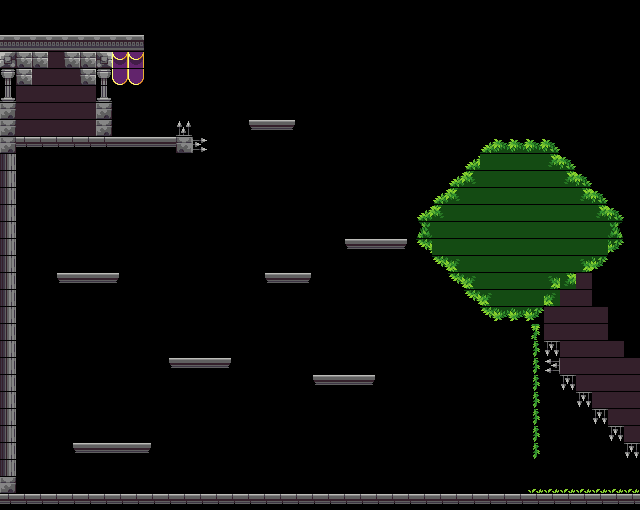

Below is a game level as drawn by its tile map, then a one-line description and the .tmx file that defines it, in full:
An orthogonal 40x30 tile map with 16x17 px tiles, 1 tile layer (Слой тайлов 1), 2 tilesets.

<map version="1.10" tiledversion="1.11.1" orientation="orthogonal" renderorder="right-down" width="40" height="30" tilewidth="16" tileheight="17" infinite="0" nextlayerid="2" nextobjectid="1">
 <tileset firstgid="1" source="Assets.tsx" />
 <tileset firstgid="141" source="coins.tsx" />
 <layer id="1" name="Слой тайлов 1" width="40" height="30">
  <data encoding="csv">
0,0,0,0,0,0,0,0,0,0,0,0,0,0,0,0,0,0,0,0,0,0,0,0,0,0,0,0,0,0,0,0,0,0,0,0,0,0,0,0,
0,0,0,0,0,0,0,0,0,0,0,0,0,0,0,0,0,0,0,0,0,0,0,0,0,0,0,0,0,0,0,0,0,0,0,0,0,0,0,0,
58,58,58,58,58,58,58,58,58,0,0,0,0,0,0,0,0,0,0,0,0,0,0,0,0,0,0,0,0,0,0,0,0,0,0,0,0,0,0,0,
57,1,1,72,1,1,59,60,60,0,0,0,0,0,0,0,0,0,0,0,0,0,0,0,0,0,0,0,0,0,0,0,0,0,0,0,0,0,0,0,
99,1,72,72,72,1,99,74,74,0,0,0,0,0,0,0,0,0,0,0,0,0,0,0,0,0,0,0,0,0,0,0,0,0,0,0,0,0,0,0,
113,72,72,72,72,72,113,0,0,0,0,0,0,0,0,0,0,0,0,0,0,0,0,0,0,0,0,0,0,0,0,0,0,0,0,0,0,0,0,0,
85,72,72,72,72,72,85,0,0,0,0,0,0,0,0,0,0,0,0,0,0,0,0,0,0,0,0,0,0,0,0,0,0,0,0,0,0,0,0,0,
85,72,72,72,72,72,85,0,0,0,0,81,0,0,0,127,129,129,130,0,0,0,0,0,0,0,0,0,0,0,0,0,0,0,0,0,0,0,0,0,
85,128,128,128,128,128,128,129,129,129,129,87,96,0,0,0,0,0,0,0,0,0,0,0,0,0,0,0,0,0,6,7,7,7,8,0,0,0,0,0,
73,0,0,0,0,0,0,0,0,0,0,0,0,0,0,0,0,0,0,0,0,0,0,0,0,0,0,0,0,19,35,35,35,35,22,23,0,0,0,0,
73,0,0,0,0,0,0,0,0,0,0,0,0,0,0,0,0,0,0,0,0,0,0,0,0,0,0,0,19,20,35,35,35,35,35,22,23,0,0,0,
73,0,0,0,0,0,0,0,0,0,0,0,0,0,0,0,0,0,0,0,0,0,0,0,0,0,0,19,20,35,35,35,35,35,35,35,22,23,0,0,
73,0,0,0,0,0,0,0,0,0,0,0,0,0,0,0,0,0,0,0,0,0,0,0,0,0,19,20,35,35,35,35,35,35,35,35,35,22,23,0,
73,0,0,0,0,0,0,0,0,0,0,0,0,0,0,0,0,0,0,0,0,0,0,0,0,0,33,21,35,35,35,35,35,35,35,35,35,35,37,0,
73,0,0,0,0,0,0,0,0,0,0,0,0,0,0,0,0,0,0,0,0,127,129,129,129,130,62,21,35,35,35,35,35,35,35,35,35,35,51,0,
73,0,0,0,0,0,0,0,0,0,0,0,0,0,0,0,0,0,0,0,0,0,0,0,0,0,0,62,48,35,35,35,35,35,35,49,50,51,0,0,
73,0,0,127,129,129,129,130,0,0,0,0,0,0,0,0,127,129,129,130,0,0,0,0,0,0,0,0,62,48,35,35,35,49,50,22,40,0,0,0,
73,0,0,0,0,0,0,0,0,0,0,0,0,0,0,0,0,0,0,0,0,0,0,0,0,0,0,0,0,62,48,35,35,49,48,40,40,0,0,0,
73,0,0,0,0,0,0,0,0,0,0,0,0,0,0,0,0,0,0,0,0,0,0,0,0,0,0,0,0,0,62,63,63,64,40,40,40,40,0,0,
73,0,0,0,0,0,0,0,0,0,0,0,0,0,0,0,0,0,0,0,0,0,0,0,0,0,0,0,0,0,0,0,0,83,40,40,40,40,0,0,
73,0,0,0,0,0,0,0,0,0,0,0,0,0,0,0,0,0,0,0,0,0,0,0,0,0,0,0,0,0,0,0,0,111,95,40,40,40,40,0,
73,0,0,0,0,0,0,0,0,0,127,129,129,129,130,0,0,0,0,0,0,0,0,0,0,0,0,0,0,0,0,0,0,111,94,40,40,40,40,40,
73,0,0,0,0,0,0,0,0,0,0,0,0,0,0,0,0,0,0,127,129,129,129,130,0,0,0,0,0,0,0,0,0,111,0,95,40,40,40,40,
73,0,0,0,0,0,0,0,0,0,0,0,0,0,0,0,0,0,0,0,0,0,0,0,0,0,0,0,0,0,0,0,0,111,0,0,95,40,40,40,
73,0,0,0,0,0,0,0,0,0,0,0,0,0,0,0,0,0,0,0,0,0,0,0,0,0,0,0,0,0,0,0,0,111,0,0,0,95,40,40,
73,0,0,0,0,0,0,0,0,0,0,0,0,0,0,0,0,0,0,0,0,0,0,0,0,0,0,0,0,0,0,0,0,111,0,0,0,0,95,40,
73,0,0,0,127,129,129,129,129,130,0,0,0,0,0,0,0,0,0,0,0,0,0,0,0,0,0,0,0,0,0,0,0,111,0,0,0,0,0,95,
73,0,0,0,0,0,0,0,0,0,0,0,0,0,0,0,0,0,0,0,0,0,0,0,0,0,0,0,0,0,0,0,0,0,0,0,0,0,0,0,
85,0,0,0,0,0,0,0,0,0,0,0,0,0,0,0,0,0,0,0,0,0,0,0,0,0,0,0,0,0,0,0,0,126,126,126,126,126,126,126,
128,128,128,128,128,128,128,128,128,128,128,128,128,128,128,128,128,128,128,128,128,128,128,128,128,128,128,128,128,128,128,128,128,128,128,128,128,128,128,128
</data>
 </layer>
</map>
